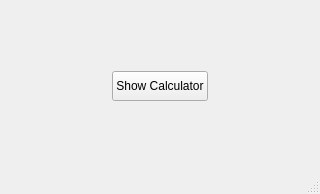
<?xml version="1.0" encoding="UTF-8"?>
<ui version="4.0">
 <class>MainWindow</class>
 <widget class="QMainWindow" name="MainWindow">
  <property name="geometry">
   <rect>
    <x>0</x>
    <y>0</y>
    <width>320</width>
    <height>194</height>
   </rect>
  </property>
  <property name="windowTitle">
   <string>MainWindow</string>
  </property>
  <widget class="QWidget" name="centralwidget">
   <layout class="QGridLayout" name="gridLayout">
    <item row="0" column="0">
     <spacer name="horizontalSpacer_2">
      <property name="orientation">
       <enum>Qt::Horizontal</enum>
      </property>
      <property name="sizeHint" stdset="0">
       <size>
        <width>83</width>
        <height>20</height>
       </size>
      </property>
     </spacer>
    </item>
    <item row="0" column="1">
     <widget class="QPushButton" name="pushButton_showCalculator">
      <property name="minimumSize">
       <size>
        <width>0</width>
        <height>30</height>
       </size>
      </property>
      <property name="text">
       <string>Show Calculator</string>
      </property>
     </widget>
    </item>
    <item row="0" column="2">
     <spacer name="horizontalSpacer">
      <property name="orientation">
       <enum>Qt::Horizontal</enum>
      </property>
      <property name="sizeHint" stdset="0">
       <size>
        <width>83</width>
        <height>20</height>
       </size>
      </property>
     </spacer>
    </item>
   </layout>
  </widget>
  <widget class="QMenuBar" name="menubar">
   <property name="geometry">
    <rect>
     <x>0</x>
     <y>0</y>
     <width>320</width>
     <height>22</height>
    </rect>
   </property>
  </widget>
  <widget class="QStatusBar" name="statusbar"/>
 </widget>
 <resources/>
 <connections/>
</ui>
